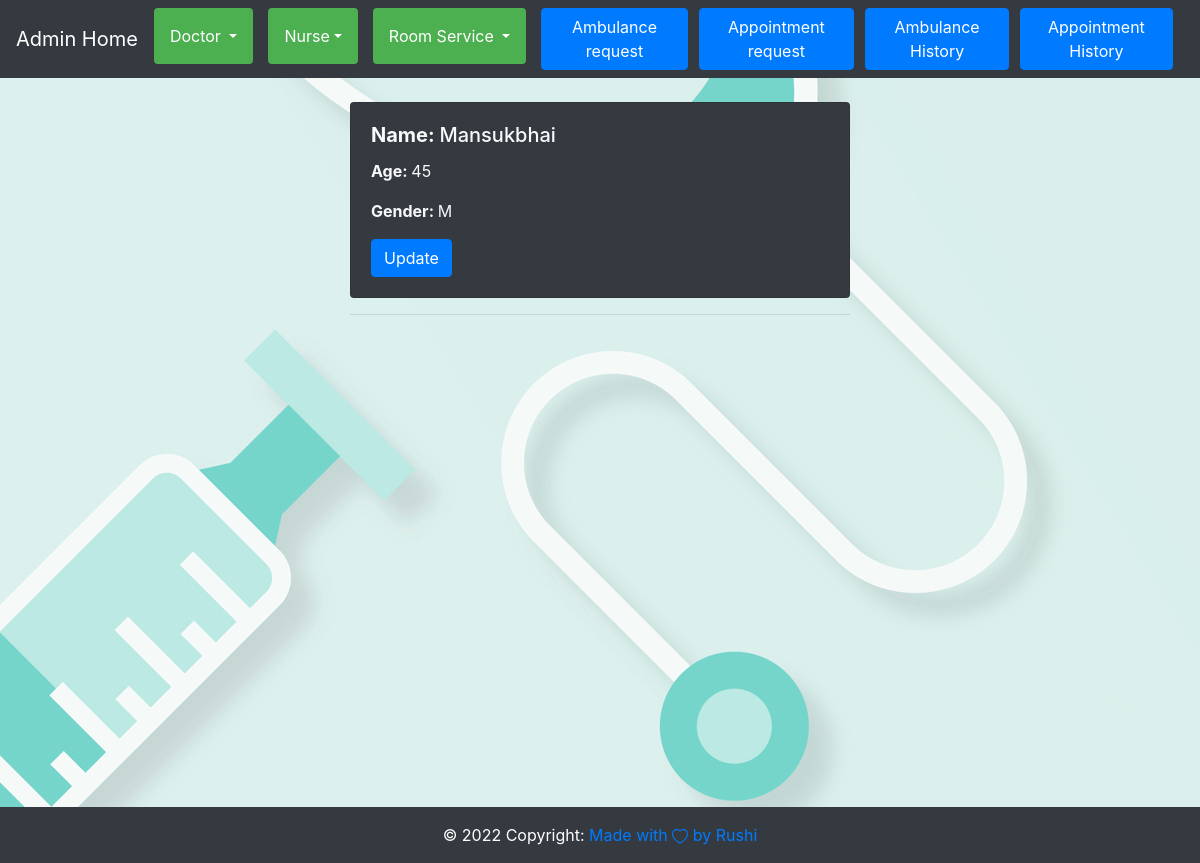
/admin_app/Read_Room_Service/, run on the app's committed database.
### admin_app/models.py (models this page shows, shortened)
class Room_Service(models.Model):
    GENDER = (
        ("M", "Male"), ("F", "Female"), ("O", "Other")
        )
    Name = models.CharField(max_length=200)
    Age = models.IntegerField()
    Gender = models.CharField(choices=GENDER, max_length=20)

### admin_app/views.py (the view)
# urls.py: path("Read_Room_Service/",views.Read_Room_Service,name="Read_Room_Service"),
def Read_Room_Service(request):
    read=Room_Service.objects.all()
    return render(request,"Read_Room_Service.html",{"read":read})

### admin_app/context_processors.py (called while the page is built, shortened)
def check_user_priviledge(request):
    data = models.admin_user.objects.filter(isadmin=True).values('user_id', 'isadmin')
    check=False
    return {'is_user_admin': check}

### templates/Read_Room_Service.html
{%extends 'base.html'%} {%block containt%} {%include 'nav.html'%}
<br />
<div id="content-admin">
  {%for i in read%}
  <div class="wrapper">
    <div class="card bg-dark text-light">
      <div class="card-body">
        <h5 class="card-title">
          <span style="font-weight: bold">Name: </span>{{i.Name}}
        </h5>
        <p class="card-text">
          <span style="font-weight: bold">Age: </span>{{i.Age}}
        </p>
        <p class="card-text">
          <span style="font-weight: bold">Gender: </span>{{i.Gender}}
        </p>
        <a class="btn btn-primary" href="{%url 'Update_Room_Service' i.id%}"
          >Update</a
        >
      </div>
    </div>
    <hr />
  </div>
</div>
{%endfor%} {%include 'footer.html'%} {%endblock%}

### static/css/styles.css (style rules this page uses)
.wrapper { text-align: left; height: auto; width: 500px; margin-left: auto; margin-right: auto; margin-bottom: 5px; }

### static/css/admin_styles.css (style rules this page uses)
#content-admin { min-height: calc(100vh - 105px); }
body { background-image: url("/static/admin-background.jpg"); }

### data on the page
Room_Service: Name "Mansukbhai", Age "45", Gender "M"
